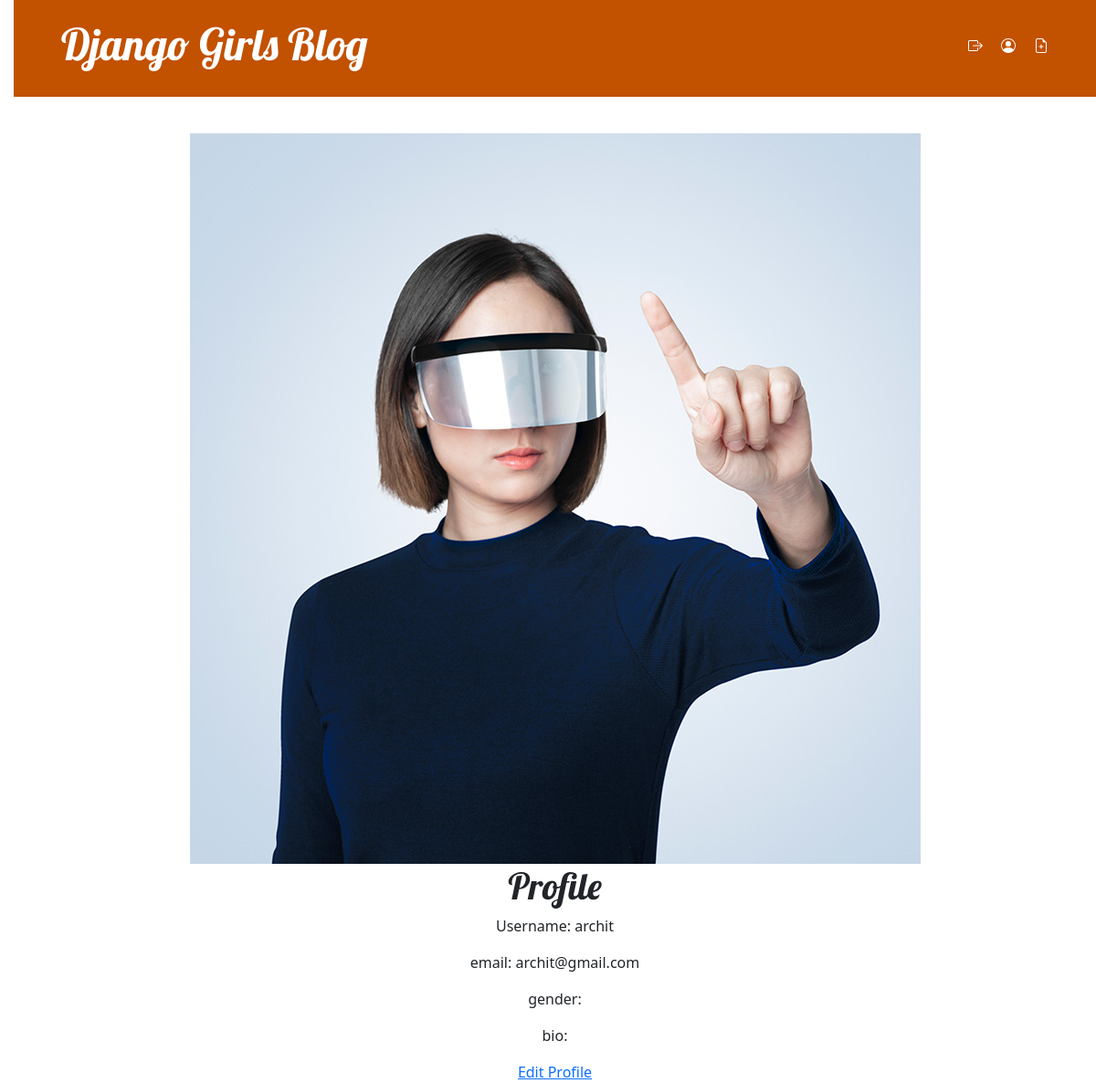
Screenshot of /profile/ (signed in) with the database file from the repository.
### blog/models.py (models this page shows, shortened)
class User(AbstractUser):
    username = models.CharField(max_length=150, unique=True)
    email = models.EmailField(unique=True)
    gender = models.CharField(max_length=6, choices=(('male', 'Male'), ('female', 'Female'), ('other', 'Other')))
    image = models.ImageField(upload_to='images/', null=True, blank=True)
    phone_number = models.CharField(max_length=10, null=True, blank=True)
    first_name = models.CharField(max_length=100, blank=True)
    last_name = models.CharField(max_length=100, blank=True)
    bio = models.TextField(blank=True)

### blog/views.py (the view)
# urls.py: path('profile/', views.profile_view, name='profile'),
@login_required
def profile_view(request):
    user_profile = User.objects.all().last()
    return render(request, 'blog/profile.html', {'user_profile': user_profile})

### blog/templates/blog/profile.html
{% extends 'blog/base.html' %}
{% block content %}
    <div class="text-center">
        {% if user_profile.image %}
        <img src="{{ user_profile.image.url }}" alt="profile image">
        {% else %}
        <p>No profile image available.</p>
        {% endif %}
        <h1>Profile</h1>
        <p>Username: {{ user_profile.username }}</p>
        <p>email: {{ user_profile.email }}</p>
        <p>gender: {{ user_profile.gender }}</p>
        <p>bio: {{user_profile.bio }}</p>
        <a href="{% url 'profile_edit' %}">Edit Profile</a>
    </div>
{% endblock %}

### blog/templates/blog/base.html (shortened to what this page needs)
{% load static %}
<!DOCTYPE html>
<html>
<head>
    <link rel="stylesheet" href="https://cdn.jsdelivr.net/npm/bootstrap@5.1.3/dist/css/bootstrap.min.css"
>
    <link rel="stylesheet" href="{% static 'css/blog.css' %}">
    <link rel="stylesheet" href="https://cdnjs.cloudflare.com/ajax/libs/font-awesome/5.15.4/css/all.min.css">
</head>
<body>
    <header class="page-header">
        <div class="container">
            {% if user.is_authenticated %}
            <a href="{% url 'post_new' %}" class="top-menu">
            </a>
            <a href="{% url 'profile' %}" class="top-menu">
            </a>
            <a href="{% url 'logout' %}" class="top-menu">
            </a>
            {% else %}
                <a href="{% url 'login' %}" class="top-menu">Login</a>
                <a href="{% url 'signup' %}" class="top-menu">Sign Up</a>
            {% endif %}
            <h1><a href="/">Django Girls Blog</a></h1>
        </div>
    </header>
    <main class="">
        <div class="row">
            <div class="col">
                {% block content %}
                {% endblock %}
            </div>
        </div>
    </main>
</body>
</html>

### blog/static/css/blog.css (style rules this page uses)
body { padding-left: 15px; }
h1 a, h2 a { color: #C25100; font-family: 'Lobster'; }
.page-header { background-color: #C25100; margin-top: 0; margin-bottom: 40px; padding: 20px 20px 20px 40px; }
.page-header h1, .page-header h1 a, .page-header h1 a:visited, .page-header h1 a:active { color: #ffffff; font-size: 36pt; text-decoration: none; }
h1, h2, h3, h4 { font-family: 'Lobster', cursive; }
.top-menu, .top-menu:hover, .top-menu:visited { color: #ffffff; float: right; font-size: 26pt; margin-right: 20px; }

### rows the page displays
User: image (picture), username "archit", email "archit@gmail.com"
